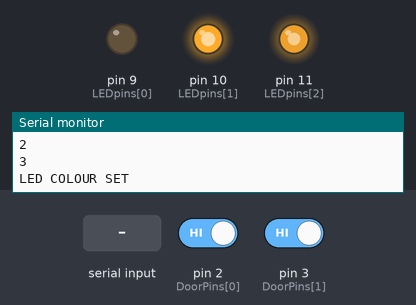
Recording of a sketch running on a simulated Arduino Uno, built with avr-gcc and run on an emulated ATmega328P. Shown: output pins drawn as LEDs (lit = HIGH), the last lines printed to the serial monitor. The test bench sets the inputs (shaded band); at power-on: pin 2 (DoorPins[0]) HIGH, pin 3 (DoorPins[1]) HIGH.

Above: at 1.2 s.
1.3 s: pin 2 (DoorPins[0]) driven LOW
At 2.0 s:
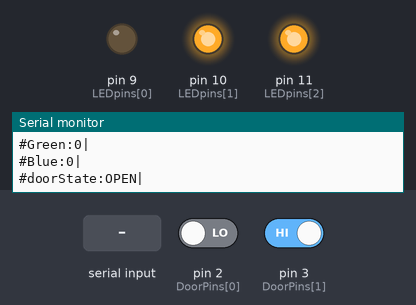
2.8 s: pin 3 (DoorPins[1]) driven LOW
At 3.3 s:
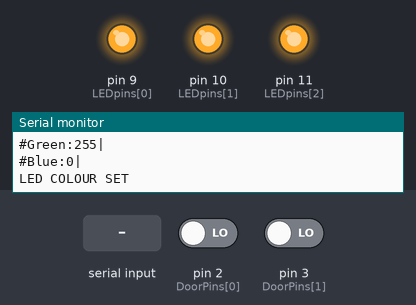
4.4 s: "1\n" received over Serial
At 5.6 s:
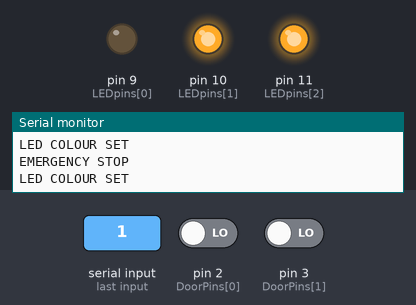
5.9 s: "90,45,200\n" received over Serial
At 7.1 s:
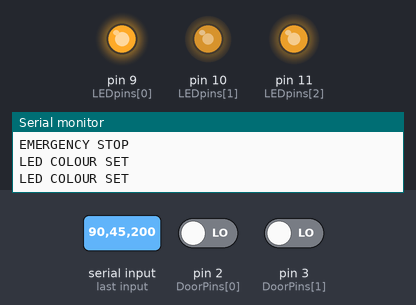
7.4 s: "1,90\n" received over Serial
At 7.9 s:
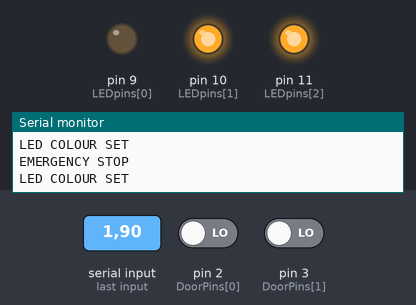
8.9 s: "30,150,10\n" received over Serial
At 9.3 s:
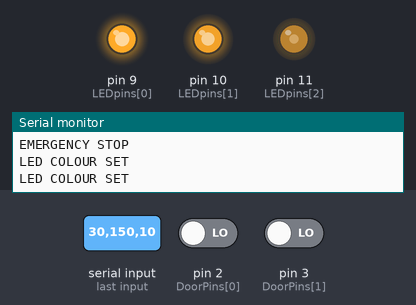
Timing chart, 0 to 11.4 s (numbered marks = the images above; inputs shaded):
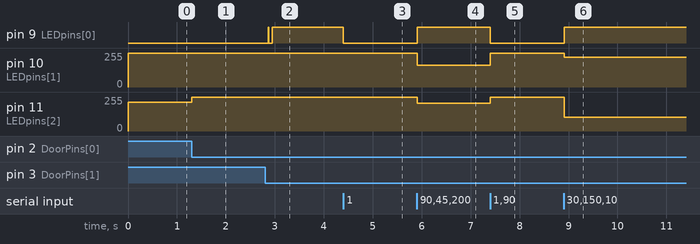

The sketch:

UoL_Fighting_Robot_Arena_Control_System_28.12.22.ino
```cpp
#include <AP_Sync.h>  //library for Arduino control from Processing

AP_Sync streamer(Serial);  //allows AP_Sync to use Serial communication


int SpinPins[6] = { 4, 5, 6, 7, 8, 12 };           //the pins used for spinning motor
int SpinPinsLen = sizeof(SpinPins) / sizeof(int);  //length of the array holding the pins
int LEDpins[3] = { 9, 10, 11 };                    //pins used for LED control (RGB) - MUST BE PWM PINS
int LEDpinsLen = sizeof(LEDpins) / sizeof(int);
int DoorPins[2] = { 2, 3 };  //pins used for door sensors - MUST BE INTERRUPT PINS
int DoorPinsLen = sizeof(DoorPins) / sizeof(int);

//init values for LED colour
int redVal = 0;
int greenVal = 0;
int blueVal = 0;

bool doorOpen = true;  //boolean to hold if door open or closed

char incomingSerial[64];
int availableBytes = 0;


void setup() {
  Serial.begin(9600);
  //decide if the doors are open or closed at start
  if ((digitalRead(DoorPins[0]) == LOW) && (digitalRead(DoorPins[1]) == LOW)) {
    doorOpen = false;
    Serial.println("DOOR CLOSE @ START");
  } else {
    doorOpen = true;
    Serial.println("DOOR OPEN @ START");
  }

  //declare pinMode for spin motor controller pins
  for (int i = 0; i < SpinPinsLen; i++) {
    pinMode(SpinPins[i], INPUT);
    Serial.println(SpinPins[i]);  //DEBUG prints to serial once been initialised
  }
  //declare pinMode for LED pins
  for (int i = 0; i < LEDpinsLen; i++) {
    pinMode(LEDpins[i], OUTPUT);
    Serial.println(LEDpins[i]);  //DEBUG prints to serial once been initialised
  }
  //declare pinMode for door sensor pins
  for (int i = 0; i < DoorPinsLen; i++) {
    pinMode(DoorPins[i], INPUT_PULLUP);
    Serial.println(DoorPins[i]);  //DEBUG prints to serial once been initialised
    attachInterrupt(digitalPinToInterrupt(DoorPins[i]), doorOPENED, FALLING);
  }

  setLEDColour(255, 0, 40); //sets lights pink to start

}

void doorOPENED() {  //what to do if door is open
  doorOpen = true;
  setLEDColour(255, 0, 0); //set lights red
  //keep running this loop if ANY doors are open
  while (doorOpen == true) {
    //will break the while loop if the door is shut
    if ((digitalRead(DoorPins[0]) == LOW) && digitalRead(DoorPins[1]) == LOW) {
      doorOpen = false;
      processDoorState(2, 0, 255, 0);
    } else {
      processDoorState(1, 255, 0, 0);
    }
    //delay to prevent saturating the serial line
    delay(100);
  }
  setLEDColour(redVal, greenVal, blueVal);
}

void processDoorState(int state, int red, int green, int blue) {
  if (state == 1)
    streamer.sync("doorState", "OPEN");
  else if (state = 2) {
    streamer.sync("doorState", "CLOSED");
  }
  streamer.sync("Red", red);
  streamer.sync("Green", green);
  streamer.sync("Blue", blue);
}

void setLEDColour(int redLED, int greenLED, int blueLED) {
  //ensure the value between 0&255 and inverts as common annode
  redLED = 255 - constrain(redLED, 0, 255);
  greenLED = 255 - constrain(greenLED, 0, 255);
  blueLED = 255 - constrain(blueLED, 0, 255);

  //writes the values to the led
  analogWrite(LEDpins[0], redLED);
  analogWrite(LEDpins[1], greenLED);
  analogWrite(LEDpins[2], blueLED);

  Serial.println("LED COLOUR SET");
}


void loop() {
  //check initial state of doors before allowing remaining code to run
  if (doorOpen == true) {
    doorOPENED();
  }

  while (Serial.available() > 0) {
    //finds integers in order and puts into variables
    int emergStop = Serial.parseInt();  //defines if emergency stop triggered (0/1)
    if (emergStop == 1) {
      Serial.println("EMERGENCY STOP"); //prints to the serial line
      setLEDColour(255,0,0); //sets the lights to red
      Serial.end(); //stops all serial to clear it
      Serial.begin(9600); //restarts the serial fresh
    }
    redVal = Serial.parseInt();     //int for red value (0-255)
    greenVal = Serial.parseInt();   //int for green value (0-255)
    blueVal = Serial.parseInt();    //int for blue value (0-255)
    int spinSpeed = Serial.parseInt();  //speed for spin weapon (0-6)

    if (Serial.read() == '\n') {  //newline defines end of transmission
      setLEDColour(redVal, greenVal, blueVal);
    }
  }
}
```

AP_Sync.h
```cpp
#ifndef AP_Sync_h
#define AP_Sync_h

#if ARDUINO >= 100
 #include "Arduino.h"
#else
 #include "WProgram.h"
#endif

const char valueStart = ':';
const char dataStart = '#';
const char dataEnd = '|';

class AP_Sync{
  public:
    AP_Sync(Stream& s):serial(s){}

    template <typename T>
    void sync(T t) {
      serial.print(valueStart);
      serial.print(t);
      serial.print(dataEnd);
      serial.println();
    }

    template<typename T, typename... Args>
    void sync(T t, Args... args) // recursive variadic function
    {
        serial.print(dataStart);
        serial.print(t);
        sync(args...);
    }

  private:
    Stream& serial;
};

#endif
```

Measured:
- after the input at 1.3 s, pin 11 (LEDpins[2]): 215/255 → 255/255 at once
- after the input at 2.8 s, pin 9 (LEDpins[0]): LOW → HIGH after 0.06 s, → LOW 0.02 s later, → HIGH 0.07 s later
- after the input at 4.4 s, pin 9 (LEDpins[0]): HIGH → LOW at once
- after the input at 5.9 s, pin 9 (LEDpins[0]): LOW → HIGH at once; pin 10 (LEDpins[1]): 255/255 → 165/255 at once; pin 11 (LEDpins[2]): 255/255 → 210/255 at once
- after the input at 7.4 s, pin 9 (LEDpins[0]): HIGH → LOW at once; pin 10 (LEDpins[1]): 165/255 → 255/255 at once; pin 11 (LEDpins[2]): 210/255 → 255/255 at once
- after the input at 8.9 s, pin 9 (LEDpins[0]): LOW → HIGH at once; pin 10 (LEDpins[1]): 255/255 → 225/255 at once; pin 11 (LEDpins[2]): 255/255 → 105/255 at once
